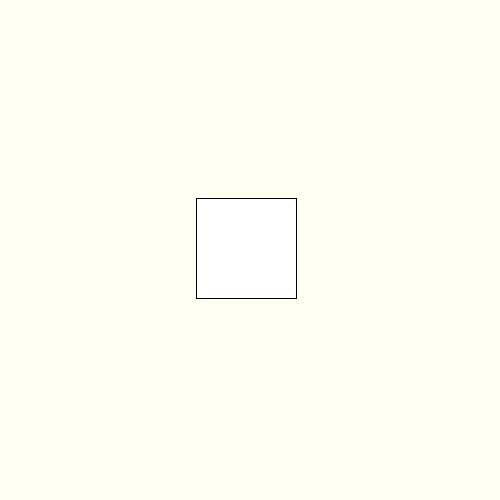
Frame 1 (no input)
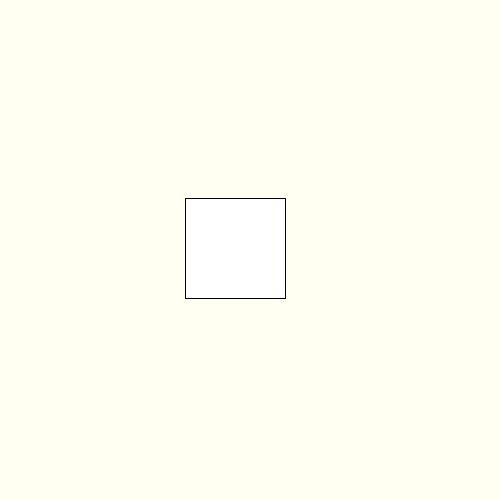
Frame 60 (the mouse pressed at the canvas centre just before this capture)
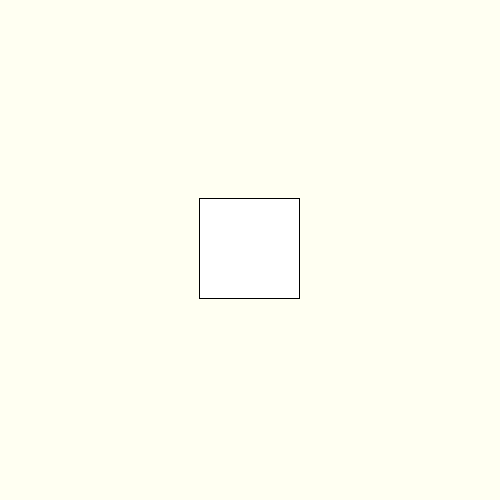
Frame 120 (the mouse held since frame 60 and released just before this capture)

The Processing sketch that drew these frames (run headless with seeded random() and noise(); from frame 60 on, the mouse is pressed at the canvas centre):

// Processing sketch: week02_1_earthquake
// ── week02_1_earthquake.pde
float[] HLE = {-1.042, -3.4979, 1.0037, -1.6694, -1.6396, -14.219, -3.6551, -4.917, 9.3632, -4.2718, -0.02445};
float[] HLN = {-17.09, -13.711, -22.888, -19.631, -23.818, -18.573, -19.636, -15,648, -18.256, -15.721, -17.776};
int N = 11; // 有11個數字
void setup()
{
  size(500, 500);
  frameRate(10);
}
void draw()
{
  background(#FFFFF2);
  float dx = HLE[frameCount%N];
  float dy = HLN[frameCount%N]/10;
  rect(200+dx, 200+dy, 100, 100); 
}
